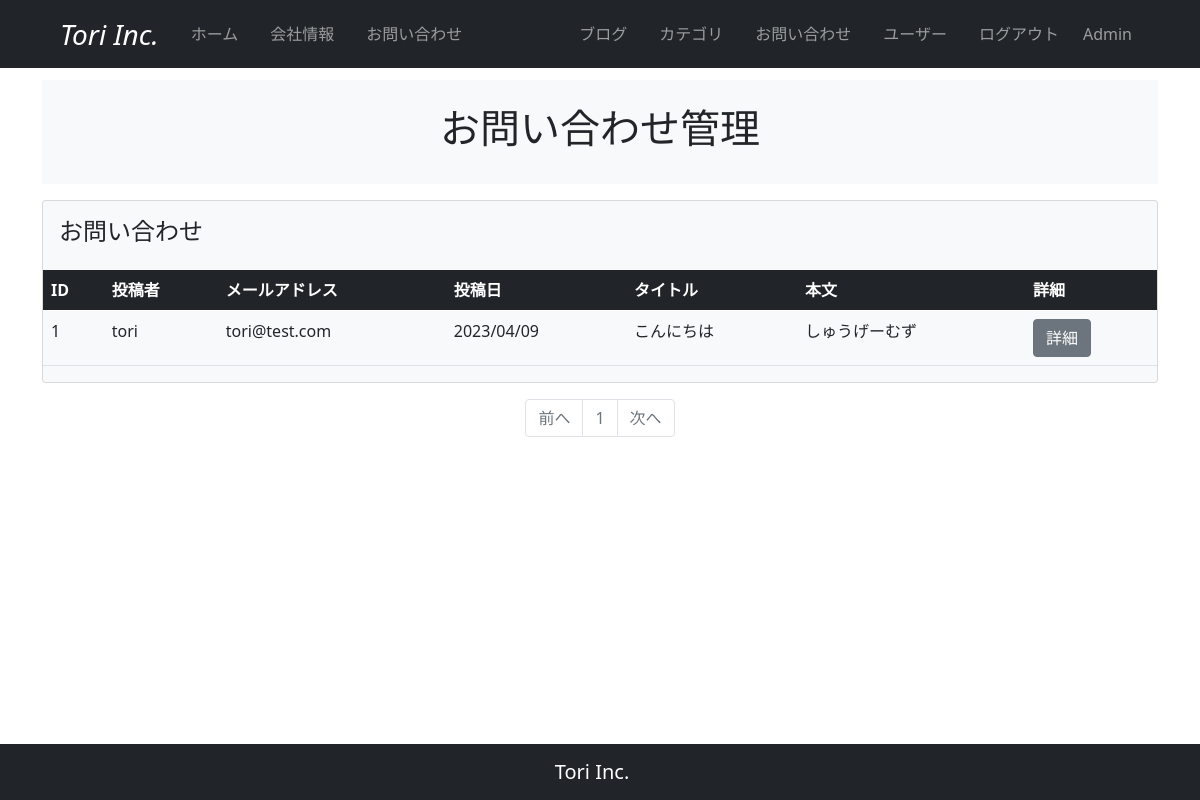
The app's page /inquiry_maintenance (signed in) with its own data.
### company_blog/models.py (models this page shows, shortened)
class User(db.Model, UserMixin):
    __tablename__ = 'users'
    id = db.Column(db.Integer, primary_key=True)
    email = db.Column(db.String(64), unique=True, index=True)
    username = db.Column(db.String(64), unique=True, index=True)
    password_hash = db.Column(db.String(128))
    administrator = db.Column(db.String(1))
    post = db.relationship('BlogPost', backref='author', lazy='dynamic')
    @property
    def password(self):
        raise AttributeError('password is not a readable attribute')

class Inquiry(db.Model):
    __tablename__ = 'inquiry'
    id = db.Column(db.Integer, primary_key=True)
    name = db.Column(db.String(64))
    email = db.Column(db.String(64))
    title = db.Column(db.String(140))
    text = db.Column(db.Text)
    date = db.Column(db.DateTime, default=datetime.now(timezone('Asia/Tokyo')))

### company_blog/main/views.py (the view)
@main.route('/inquiry_maintenance', methods=['GET', 'POST'])
@login_required
def inquiry_maintenance():
    page = request.args.get('page', 1, type=int)
    inquiry_posts = Inquiry.query.order_by(Inquiry.id.desc()).paginate(page=page, per_page=10)
    return render_template('inquiry_maintenance.html', inquiry_posts=inquiry_posts)

### company_blog/__init__.py (called while the page is built)
@event.listens_for(Engine, "connect")
def set_sqlite_pragma(dbapi_connection, connection_record):
    cursor = dbapi_connection.cursor()
    cursor.execute("PRAGMA foreign_keys=ON")
    cursor.close()

### company_blog/models.py (called while the page is built)
@login_manager.user_loader
def load_user(user_id):
    return User.query.get(user_id)

### company_blog/templates/inquiry_maintenance.html
{% extends "base.html" %}
{% block content %}
  <section id="header">
    <div class="container">
      <div class="row bg-light my-3 justify-content-center">
        <div class="col-10 py-4">
          <h2 class="text-center fs-1">お問い合わせ管理</h2>
        </div>
      </div>
    </div>
  </section>
  <section id="inquiry_table">
    <div class="card mx-auto bg-light">
      <div class="card-body">
        <h4 class="card-title">お問い合わせ</h4>
      </div>
      <table class="table">
        <thead>
          <tr class="table-dark">
            <th scope="col">ID</th>
            <th scope="col">投稿者</th>
            <th scope="col">メールアドレス</th>
            <th scope="col">投稿日</th>
            <th scope="col">タイトル</th>
            <th scope="col">本文</th>
            <th scope="col">詳細</th>
          </tr>
        </thead>
        <tbody>
          {% for inquiry_post in inquiry_posts.items %}
          <tr>
            <td>{{inquiry_post.id}}</td>
            <td>{{inquiry_post.name}}</td>
            <td>{{inquiry_post.email}}</td>
            <td>{{inquiry_post.date.strftime('%Y/%m/%d')}}</td>
            <td>{{inquiry_post.title | truncate(30)}}</td>
            <td>{{inquiry_post.text | truncate(100)}}</td>
            <td><a href="{{url_for('main.display_inquiry', inquiry_id=inquiry_post.id)}}" class="btn btn-secondary">詳細</a></td>
          </tr>
          {% endfor %}
        </tbody>
      </table>
    </div>
  </section>
  <section id="pagenation">
    <nav aria-label="mantenance_page_navigation">
      <ul class="pagination my-3 justify-content-center">
        <li {% if inquiry_posts.has_prev %}class="page-item"{% else %}class="page-item disabled"{% endif %}><a class="page-link" href="{% if inquiry_posts.has_prev %}{{url_for('main.inquiry_maintenance', page=inquiry_posts.prev_num) }}{% else %}#{% endif %}">前へ</a></li>
        {% for page_num in inquiry_posts.iter_pages(left_edge=1, right_edge=1, left_current=1, right_current=2) %}
          {% if page_num %}
            {% if inquiry_posts.page == page_num %}
              <li class="page-item disabled"><a class="page-link" href="#">{{ page_num }}</a></li>
            {% else %}
              <li class="page-item"><a class="page-link" href="{{url_for('main.inquiry_maintenance', page=page_num)}}">{{ page_num }}</a></li>
            {% endif %}
          {% else %}
            <li class="page-item disabled"><a class="page-link" href="#">&hellip;</a></li>
          {% endif %}
        {% endfor %}
        <li {% if inquiry_posts.has_next %}class="page-item"{% else %}class="page-item disabled"{% endif %}><a class="page-link" href="{% if inquiry_posts.has_next %}{{url_for('main.inquiry_maintenance', page=inquiry_posts.next_num) }}{% else %}#{% endif %}">次へ</a></li>
      </ul>
    </nav>
  </section>
{% endblock %}

### company_blog/templates/base.html (shortened to what this page needs)
<!DOCTYPE html>
<html lang="en">
<head>
  <link href="https://cdn.jsdelivr.net/npm/bootstrap@5.0.2/dist/css/bootstrap.min.css" rel="stylesheet">
</head>
<body>
  <nav class="navbar navbar-expand-lg navbar-dark bg-dark px-5 fixed-top">
    <div class="container-fluid">
      <a class="navbar-brand fs-3 fst-italic" href="{{ url_for('main.index') }}">Tori Inc.</a>
      <div class="collapse navbar-collapse" id="navbarNav">
        <ul class="navbar-nav">
          <li class="nav-item px-2">
            <a class="nav-link" href="{{ url_for('main.index') }}">ホーム</a>
          </li>
          <li class="nav-item px-2">
            <a class="nav-link" href="#">会社情報</a>
          </li>
          <li class="nav-item px-2">
            <a class="nav-link" href="{{url_for('main.inquiry')}}">お問い合わせ</a>
          </li>
        </ul>
      </div>
      <div class="collapse navbar-collapse justify-content-md-end" id="navbarNav">
        <ul class="navbar-nav">
          <li class="nav-item px-2">
            <a class="nav-link" href="{{url_for('main.blog_maintenance')}}">ブログ</a>
          </li>
          <li class="nav-item px-2">
            <a class="nav-link" href="{{url_for('main.category_maintenance')}}">カテゴリ</a>
          </li>
          <li class="nav-item px-2">
            <a class="nav-link" href="{{url_for('main.inquiry_maintenance')}}">お問い合わせ</a>
          </li>
          <li class="nav-item px-2">
            <a class="nav-link" href="{{url_for('users.user_maintenance')}}">ユーザー</a>
          </li>
          {% if current_user.is_authenticated %}
          <li class="nav-item px-2">
            <a class="nav-link" href="{{url_for('users.logout')}}">ログアウト</a>
          </li>
          <li class="navbar-text px-2">
            {{ current_user.username }}
          </li>
          {% endif %}
        </ul>
      </div>
    </div>
  </nav>
  {% from "_formhelpers.html" import render_field %}
  <div class="container" style="padding-top: 4rem; padding-bottom: 4rem;">
    {% block content %}
    {% endblock %}
  </div>
  <nav class="navbar fixed-bottom navbar-expand-sm navbar-dark bg-dark fixed-bottom">
    <div class="container-fluid justify-content-center">
      <span class="navbar-brand">Tori Inc.</span>
    </div>
  </nav>
</body>
</html>

### records on screen
User: username "Admin"
Inquiry: id "1", name "tori", email "tori@test.com", date "2023/04/09", title "こんにちは", text "しゅうげーむず"

### other values on screen
{{ page_num }} "1"
